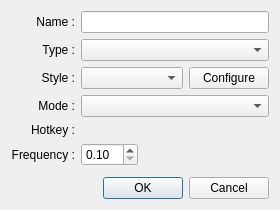
<?xml version="1.0" encoding="UTF-8"?>
<ui version="4.0">
 <class>SetEditDialog</class>
 <widget class="QDialog" name="SetEditDialog">
  <property name="windowModality">
   <enum>Qt::ApplicationModal</enum>
  </property>
  <property name="geometry">
   <rect>
    <x>0</x>
    <y>0</y>
    <width>280</width>
    <height>210</height>
   </rect>
  </property>
  <property name="windowTitle">
   <string>Properties</string>
  </property>
  <layout class="QGridLayout" name="gridLayout" columnstretch="0,0,0,1">
   <item row="0" column="1" colspan="3">
    <widget class="QLineEdit" name="inputName"/>
   </item>
   <item row="6" column="1" colspan="3">
    <widget class="QHotKeyWidget" name="inputHotkey" native="true"/>
   </item>
   <item row="7" column="0">
    <widget class="QLabel" name="label_5">
     <property name="text">
      <string>Frequency :</string>
     </property>
     <property name="alignment">
      <set>Qt::AlignRight|Qt::AlignTrailing|Qt::AlignVCenter</set>
     </property>
    </widget>
   </item>
   <item row="8" column="0">
    <spacer name="verticalSpacer">
     <property name="orientation">
      <enum>Qt::Vertical</enum>
     </property>
     <property name="sizeHint" stdset="0">
      <size>
       <width>20</width>
       <height>40</height>
      </size>
     </property>
    </spacer>
   </item>
   <item row="1" column="0">
    <widget class="QLabel" name="label_2">
     <property name="text">
      <string>Type :</string>
     </property>
     <property name="alignment">
      <set>Qt::AlignRight|Qt::AlignTrailing|Qt::AlignVCenter</set>
     </property>
    </widget>
   </item>
   <item row="2" column="0">
    <widget class="QLabel" name="label_3">
     <property name="text">
      <string>Style :</string>
     </property>
     <property name="alignment">
      <set>Qt::AlignRight|Qt::AlignTrailing|Qt::AlignVCenter</set>
     </property>
    </widget>
   </item>
   <item row="0" column="0">
    <widget class="QLabel" name="label_1">
     <property name="text">
      <string>Name :</string>
     </property>
     <property name="alignment">
      <set>Qt::AlignRight|Qt::AlignTrailing|Qt::AlignVCenter</set>
     </property>
    </widget>
   </item>
   <item row="6" column="0">
    <widget class="QLabel" name="label_4">
     <property name="text">
      <string>Hotkey :</string>
     </property>
     <property name="alignment">
      <set>Qt::AlignRight|Qt::AlignTrailing|Qt::AlignVCenter</set>
     </property>
    </widget>
   </item>
   <item row="5" column="0">
    <widget class="QLabel" name="label">
     <property name="text">
      <string>Mode :</string>
     </property>
     <property name="alignment">
      <set>Qt::AlignRight|Qt::AlignTrailing|Qt::AlignVCenter</set>
     </property>
    </widget>
   </item>
   <item row="7" column="1">
    <widget class="QDoubleSpinBox" name="inputFreq">
     <property name="decimals">
      <number>2</number>
     </property>
     <property name="minimum">
      <double>0.100000000000000</double>
     </property>
     <property name="singleStep">
      <double>0.100000000000000</double>
     </property>
    </widget>
   </item>
   <item row="7" column="3">
    <spacer name="horizontalSpacer">
     <property name="orientation">
      <enum>Qt::Horizontal</enum>
     </property>
     <property name="sizeHint" stdset="0">
      <size>
       <width>40</width>
       <height>20</height>
      </size>
     </property>
    </spacer>
   </item>
   <item row="5" column="1" colspan="3">
    <widget class="QComboBoxExt" name="selectMode"/>
   </item>
   <item row="2" column="1" colspan="3">
    <layout class="QHBoxLayout" name="horizontalLayout" stretch="1,0">
     <item>
      <widget class="QComboBoxExt" name="selectStyle">
       <property name="iconSize">
        <size>
         <width>20</width>
         <height>16</height>
        </size>
       </property>
      </widget>
     </item>
     <item>
      <widget class="QPushButton" name="styleConfig">
       <property name="text">
        <string>Configure</string>
       </property>
      </widget>
     </item>
    </layout>
   </item>
   <item row="1" column="1" colspan="3">
    <widget class="QComboBoxExt" name="selectType"/>
   </item>
   <item row="9" column="0" colspan="4">
    <widget class="QDialogButtonBox" name="buttonBox">
     <property name="orientation">
      <enum>Qt::Horizontal</enum>
     </property>
     <property name="standardButtons">
      <set>QDialogButtonBox::Cancel|QDialogButtonBox::Ok</set>
     </property>
    </widget>
   </item>
   <item row="7" column="2">
    <widget class="QPushButton" name="freqHelp">
     <property name="text">
      <string/>
     </property>
     <property name="icon">
      <iconset resource="../UMWP_Autochanger.qrc">
       <normaloff>:/images/icons/help_color.png</normaloff>:/images/icons/help_color.png</iconset>
     </property>
     <property name="flat">
      <bool>true</bool>
     </property>
    </widget>
   </item>
  </layout>
 </widget>
 <customwidgets>
  <customwidget>
   <class>QHotKeyWidget</class>
   <extends>QWidget</extends>
   <header>../ext/qhotkeywidget.h</header>
   <container>1</container>
  </customwidget>
  <customwidget>
   <class>QComboBoxExt</class>
   <extends>QComboBox</extends>
   <header>../ext/qcomboboxext.h</header>
  </customwidget>
 </customwidgets>
 <resources>
  <include location="../UMWP_Autochanger.qrc"/>
 </resources>
 <connections>
  <connection>
   <sender>buttonBox</sender>
   <signal>accepted()</signal>
   <receiver>SetEditDialog</receiver>
   <slot>accept()</slot>
   <hints>
    <hint type="sourcelabel">
     <x>248</x>
     <y>254</y>
    </hint>
    <hint type="destinationlabel">
     <x>157</x>
     <y>274</y>
    </hint>
   </hints>
  </connection>
  <connection>
   <sender>buttonBox</sender>
   <signal>rejected()</signal>
   <receiver>SetEditDialog</receiver>
   <slot>reject()</slot>
   <hints>
    <hint type="sourcelabel">
     <x>316</x>
     <y>260</y>
    </hint>
    <hint type="destinationlabel">
     <x>286</x>
     <y>274</y>
    </hint>
   </hints>
  </connection>
 </connections>
</ui>
